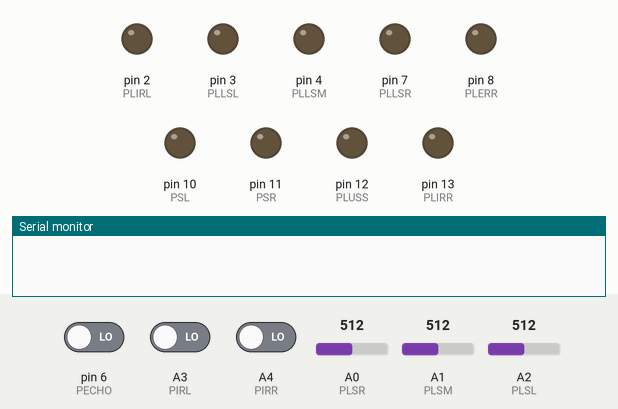
The program below on a simulated Arduino Uno, built with avr-gcc and run on an emulated ATmega328P. Parts: output pins drawn as LEDs (lit = HIGH), the last lines printed to the serial monitor. Inputs (shaded band) come from the test bench; at power-on: pin 6 (PECHO) LOW, A0 (PLSR) = 512, A1 (PLSM) = 512, A2 (PLSL) = 512, A3 (PIRL) LOW, A4 (PIRR) LOW. Pins used as bus, display or sensor lines are not drawn.

Above: at 0.1 s.
At 0.5 s:
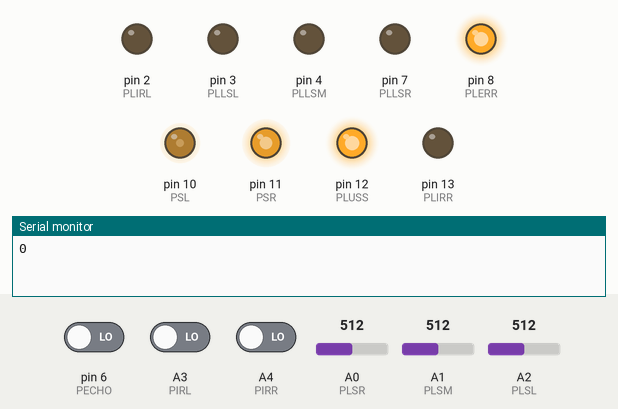
Timing chart, 0 to 2.0 s (numbered marks = the images above):
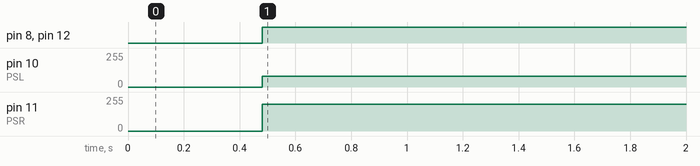

Measured:
- by itself, pin 8 (PLERR), pin 12 (PLUSS): LOW → HIGH at 0.48 s
- by itself, pin 10 (PSL): 0/255 → 80/255 at 0.48 s
- by itself, pin 11 (PSR): 0/255 → 200/255 at 0.48 s

The program:

main.cpp
```cpp
#include <Arduino.h>

// pin declaration
#define PLIRL 2  // left IR-sensor
#define PLIRR 13 // Right IR-sensor
#define PLERR 8  // ERROR
#define PLLSR 7  // Right Light-sensor
#define PLLSL 3  // Left Light-sensor
#define PLLSM 4  // Middle Light-sensor
#define PLUSS 12 // Ultasoon-sensor
// light sensors
#define PLSR A0 // left       (LS << 0)
#define PLSM A1 // middle     (LS << 1)
#define PLSL A2 // right      (LS << 2)
// IR-transistors
#define PIRL A3 //  left    (IR << 0)
#define PIRR A4 //  right   (IR << 1)
//  HC-SR04
#define PECHO 6 // output signal
#define PTRIG 5 // input signal

#define PSL 10 // servo left
#define PSR 11 // servo right
// the setup function runs once when you press reset or power the board

char LS; // binary for the 2 lightsensors
char IR; // binary for the 3 infraredsensors
char LEDS;
unsigned long USS; // distance in cm for HC-SR04

// declare functions
void LightS(void);
void infraRedS(void);
void setMotors(signed char left, signed char right);
void distanceS(void);
void setLEDS(void);
bool laser;

void setup()
{
  //	set inputs light sensors
  pinMode(PLSR, INPUT);
  pinMode(PLSL, INPUT);
  pinMode(PLSM, INPUT);
  //	set inputs s
  pinMode(PIRL, INPUT);
  pinMode(PIRR, INPUT);
  //  set ultrasonic sensor
  pinMode(PTRIG, OUTPUT);
  pinMode(PECHO, INPUT);
  // set servo output
  pinMode(PSL, OUTPUT);
  pinMode(PSR, OUTPUT);
  // set LEDS
  pinMode(PLIRL, OUTPUT);
  pinMode(PLIRR, OUTPUT);
  pinMode(PLERR, OUTPUT);
  pinMode(PLLSR, OUTPUT);
  pinMode(PLLSL, OUTPUT);
  pinMode(PLLSM, OUTPUT);
  pinMode(PLUSS, OUTPUT);

  pinMode(A5, INPUT);

  Serial.begin(9600);
}
// the loop function runs over and over again until power down or reset

int i = 0;

void loop()
{
  // set sensor variables
  if (!laser)
    infraRedS();
  LightS();
  distanceS();

  // if laser is seen SET variable laser. does not change when laser is not
  // visible anymore
  laser = (LS || laser) ? 1 : 0;
  // if LS or laser is greater than 0

  if (laser)
  {
    // if distance is longer than 8 cm
    if (USS >= 8)
    {
      switch (LS)
      {
      case 0x1:
      case 0x3:
        setMotors(0, 1);
        break;
        // if right and mid or only right see the laser
      case 0x4:
      case 0x6:
        setMotors(1, 0);
        break;
        // if mid or outer or all see the laser
      case 0x5:
      case 0x2:
      case 0x7:
        setMotors(2, 2);
        break;
        // if laser disappeard
      case 0x0:
        break;
      }
    }
    // if distance is closer then 5cm
    else
    {
      // stop. the job is done.
      setMotors(0, 0);
    }
  }

  else if (!laser)
  {
    if (USS >= 10)
    {
      switch (IR)
      {
      // if both are 1
      case 0x3:
        i = 0;
        if (USS <= 8)
          setMotors(1, 1);
        else
          setMotors(2, 2);

        break;
      // if right is 1
      case 0x2:
        i = 0;
        if (USS <= 8)
          setMotors(0, 1);
        else
          setMotors(0, 2);

        break;
      // if left is 1
      case 0x1:
        i = 0;
        if (USS <= 8)
          setMotors(1, 0);
        else
          setMotors(2, 0);

        break;
      // if none are 1
      case 0x0:
        i++;
        if (i < 800)
          setMotors(-1, 1);
        break;
      }
    }
    else
    {
      if (USS <= 5)
        setMotors(-2, -2);
      else
        setMotors(0, 0);
    }
  }
  setLEDS();
  Serial.println(USS);
}

void infraRedS(void)
{
  // read analog signals for IR sensors
  int L, R;
  L = checkPulse(PIRL, HIGH, 75);
  R = checkPulse(PIRR, HIGH, 75);

  if (L)
    // set 2th bit
    IR |= 1UL << 1;
  else
    // unset 2th bit
    IR &= ~(1 << 1);

  if (R)
    // set 1st bit
    IR |= 1UL << 0;
  else
    // unset 1st bit
    IR &= ~(1 << 0);
}

void LightS(void)
{
  int L, R, M;
  L = analogPulseIn(PLSL, HIGH, 90, 80);
  R = analogPulseIn(PLSR, HIGH, 80, 80);;
  M = analogPulseIn(PLSM, HIGH, 80, 80);;

  if (L > 90)
    LS |= 1UL << 2;
  else
    LS &= ~(1 << 2);

  if (M > 80)
    LS |= 1UL << 1;
  else
    LS &= ~(1 << 1);

  if (R > 80)
    LS |= 1UL << 0;
  else
    LS &= ~(1 << 0);
}

void setMotors(signed char left = 0, signed char right = 0)
{

  switch (right)
  {
  case 2:
    analogWrite(PSR, 80);
    break;
  case 1:
    analogWrite(PSR, 119);
    break;
  case -1:
    analogWrite(PSR, 139);
    break;
  case -2:
    analogWrite(PSR, 200);
    break;
  default:
    analogWrite(PSR, 127);
    break;
  }
  switch (left)
  {
  case 2:
    analogWrite(PSL, 150);
    break;
  case 1:
    analogWrite(PSL, 135);
    break;
  case -1:
    analogWrite(PSL, 120);
    break;
  case -2:
    analogWrite(PSL, 80);
    break;
  default:
    analogWrite(PSL, 127);
    break;
  }
}


void distanceS(void)
{
  // send trigger signal
  digitalWrite(PTRIG, HIGH);
  delay(10);
  digitalWrite(PTRIG, LOW);
  // reveive signal
  unsigned long i = checkPulse(PECHO, HIGH, 75);
  USS = (i * 0.034 / 2 > 0 && i * 0.034 / 2 < 250) ? i * 0.034 / 2 : USS;
}

int checkPulse(char pin, bool i, unsigned long maxTime = 1000) {

	unsigned long startMillis = millis();

  // wait for previous signal to end
	while (digitalRead(pin) == i) {
		if (millis() - startMillis > maxTime)
			return 0;
	}
  // wait for signal to respond
	while (digitalRead(pin) != i) {
		if (millis() - startMillis > maxTime)
			return 0;
	}

	unsigned long start = millis();

	while (digitalRead(pin) == i) {
		if (millis() - startMillis > maxTime)
			return 0;
	}
	return millis() - start;
}

int analogPulseIn(char pin, bool j, bool i = 480, unsigned long maxTime = 1000) {

	unsigned long startMillis = millis();

	while ((analogRead(pin) >= i) == j) {
		if (millis() - startMillis > maxTime)
			return 0;
	}

	while ((analogRead(pin) >= i) != j) {
		if (millis() - startMillis > maxTime)
			return 0;
	}

	unsigned long start = millis();

	while ((analogRead(pin) >= i) == j) {
		if (millis() - startMillis > maxTime)
			return 0;
	}
	return millis() - start;
}

void setLEDS(void)
{

  digitalWrite(PLLSL, (LS & 0x1) ? HIGH : LOW);
  digitalWrite(PLLSM, (LS & 0x2) ? HIGH : LOW);
  digitalWrite(PLLSR, (LS & 0x4) ? HIGH : LOW);

  digitalWrite(PLIRL, (IR & 0x1) ? HIGH : LOW);
  digitalWrite(PLIRR, (IR & 0x2) ? HIGH : LOW);

  digitalWrite(PLUSS, ((laser && USS <= 7) || USS <= 10) ? HIGH : LOW);

  digitalWrite(PLERR, (((IR != 0x0 && laser) || (LS != 0x0 && !laser) ||
                        (USS > 1 && USS < 200))
                           ? LOW
                           : HIGH));
}
```
